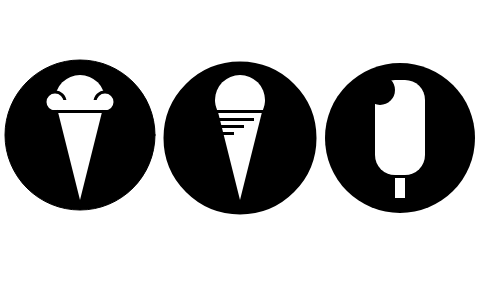
Frame 1 (no input)
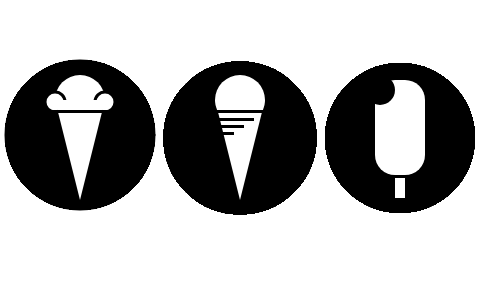
Frame 60 (no input)
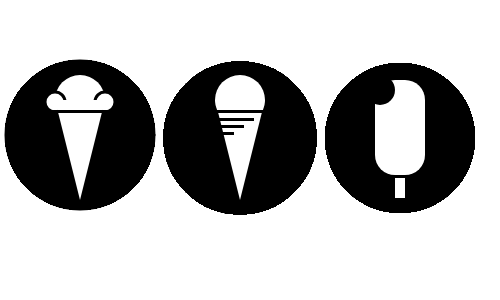
Frame 120 (the mouse pressed at the canvas centre since frame 60)

The p5.js sketch that drew these frames (run headless with seeded random() and noise() and a simulated clock; from frame 60 on, the mouse is pressed at the canvas centre):

// p5.js sketch
// ── sketch.js
// Ice Cream Icons
// Make icons for ice cream with just ellipses, triangles, and rectagles

function setup() {
  createCanvas(500, 300);
  background(255);
}

function draw() {
  iceCreamOne();
  iceCreamTwo();
  iceCreamThree();
}

function iceCreamOne() {
  //the background circle
  push();
  fill(0);
  ellipse(80, 135, 150, 150);
  pop();

  //one big scoop of ice cream
  push();
  fill(255);
  noStroke();
  ellipse(80, 100, 50, 50);
  pop();

  //smaller ice cream scoops on the sides
  for (var i = 80; i <= 80; i++) {
    smallCircles(i, 102);
  }

  //the cone
  push();
  noStroke();
  fill(255);
  triangle(55, 100, 105, 100, 80, 200);
  pop();

  //white border between the ice cream and the cone
  push();
  noStroke();
  fill(0);
  rect(40, 110, 80, 3);
  pop();
}

function iceCreamTwo() {
  //the background circle
  push();
  fill(0);
  ellipse(240, 138, 150, 150);
  pop();

  //one scoop of ice cream
  push();
  fill(255);
  noStroke();
  ellipse(240, 100, 50, 50);
  pop();

  //the cone
  push();
  noStroke();
  fill(255);
  triangle(215, 100, 265, 100, 240, 200);
  pop();

  //white border between the ice cream and the cone
  push();
  noStroke();
  fill(0);
  rect(215, 110, 50, 3);
  pop();

  //white lines for a bit of accent
  for (var i = 214; i <= 214; i++) {
    blackLine(i, 125);
  }
}

function iceCreamThree() {
  //the background circle
  push();
  fill(0);
  ellipse(400, 138, 150, 150);
  pop();

  //ice cream, rectangle shaped
  push();
  fill(255);
  rect(375, 80, 50, 95, 20);
  pop();

  //bitten!
  push();
  fill(0);
  ellipse(380, 90, 30, 30);
  pop();

  //ice cream stick stick
  push();
  fill(255);
  rect(395, 178, 10, 20);
  pop();
}

//the accent lines that goes on the second ice cream
function blackLine(x, y) { 
  noStroke();
  fill(0);
  rect(x + 5, y - 7, 35, 3); //the first line is 5 units above the second line.  
  rect(x, y, 30, 3);
  rect(x - 5, y + 7, 25, 3);
}

function smallCircles(x, y) {
  stroke(0);
  strokeWeight(3);
  fill(255);
  ellipse(x - 25, y, 20, 20);
  ellipse(x + 25, y, 20, 20);
}
